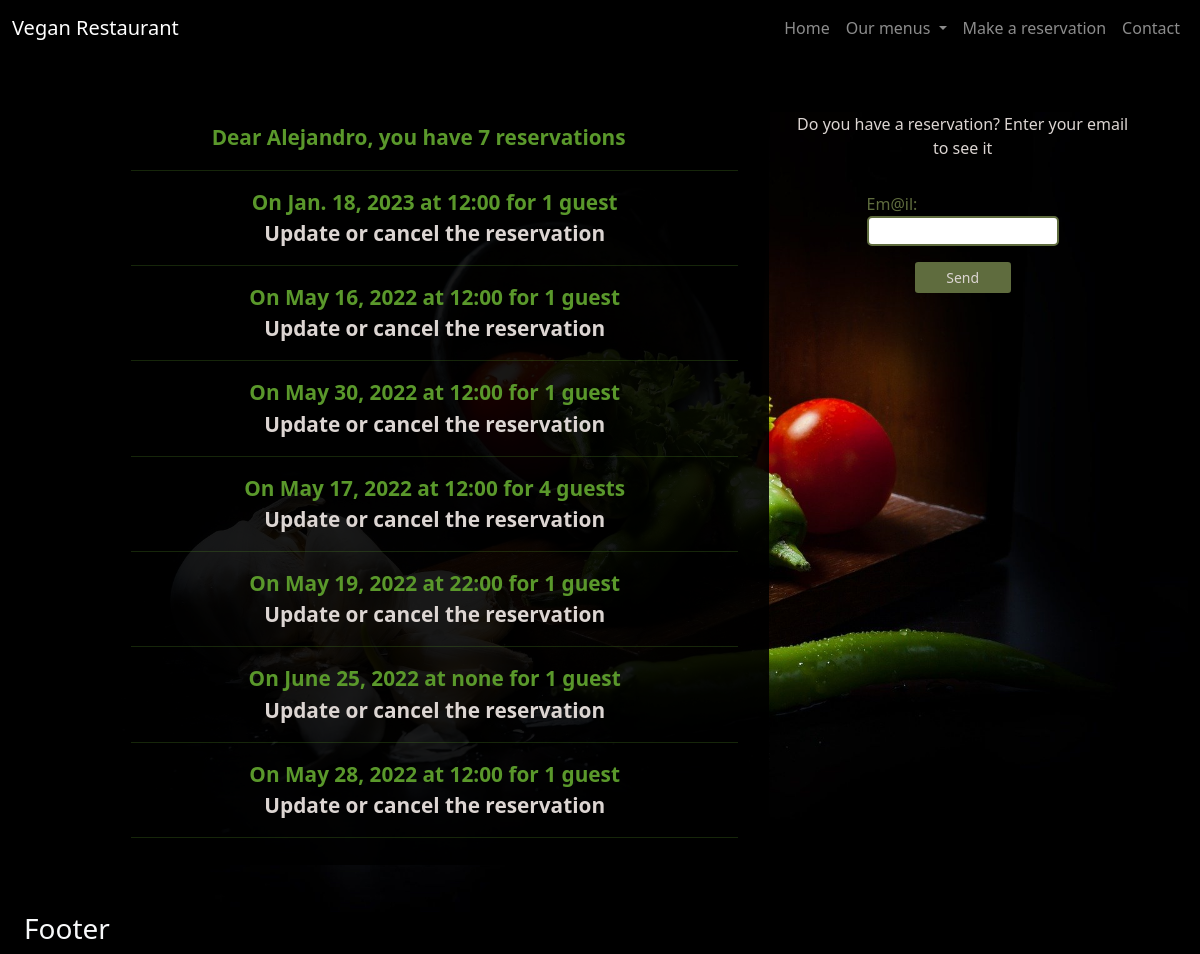
/home/ale.rebal@gmail.com/, run on an earlier commit of the app's database.
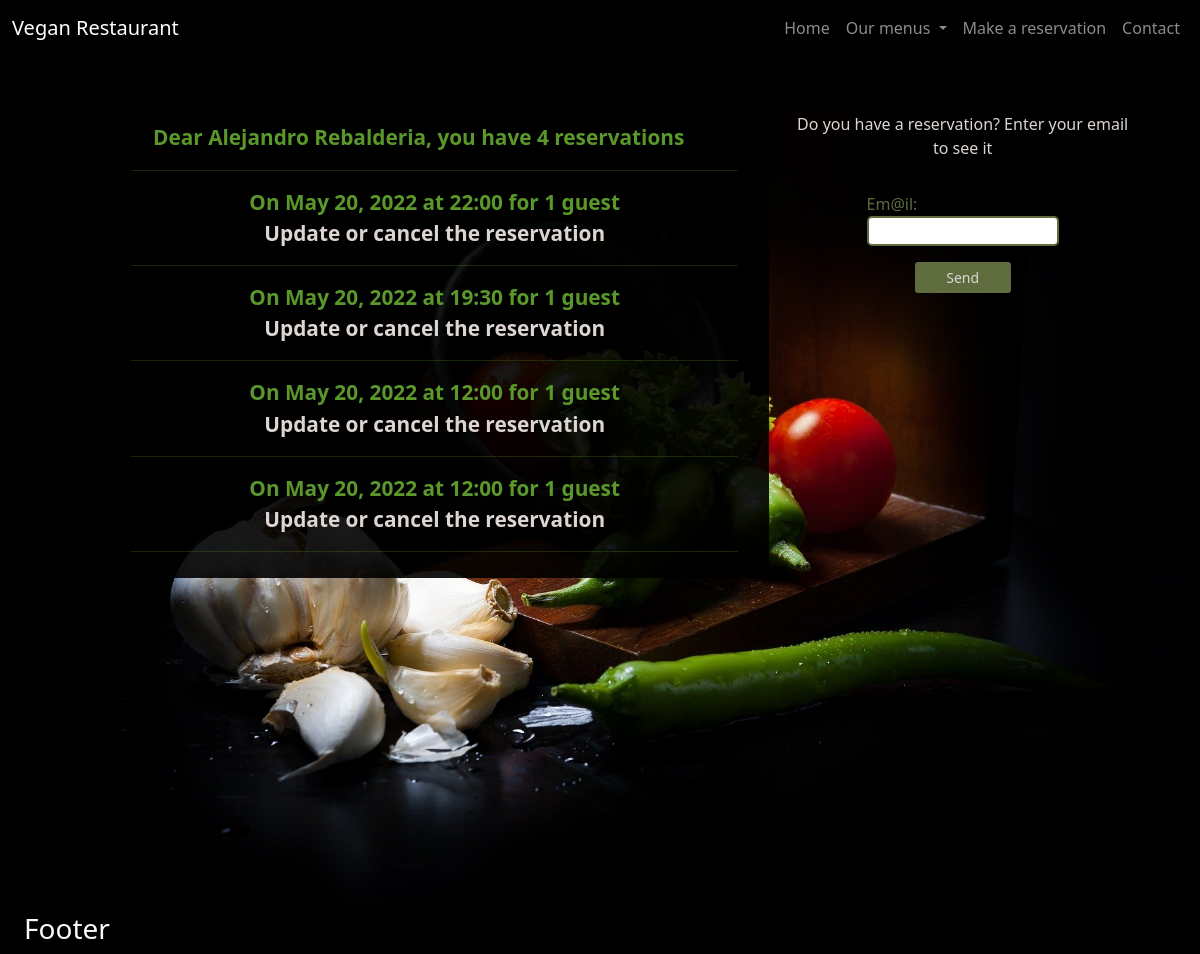
And on a later commit of the database.
### management/models.py (models this page shows, shortened)
class Reservation(models.Model):
    guests = models.PositiveIntegerField(default=1,
                                         validators=[MinValueValidator(1),
                                                     MaxValueValidator(10)])
    time_options = lunch + dinner
    date = models.DateField()
    time = models.CharField(max_length=30,
                            choices=time_options,
                            default='12:00')
    name = models.CharField(max_length=30)
    last_name = models.CharField(max_length=30)
    email = models.EmailField()
    phone = models.CharField(max_length=10, blank=True, null=True)

### management/views.py (the view, shortened to what this page needs)
# urls.py: 2. Add a URL to urlpatterns:  path('', views.home, name='home')
def home(request, user_email=None):
    form = EmailInputForm()
    reservations = Reservation.objects.filter(email=user_email)
    if reservations:
        context = {
                    'reservations': reservations,
                    'form': form,
                    'name': reservations[0].name,
                    'qty': len(reservations),
                }
    else:
        context = {
            'form': form,
        }
    return render(request, 'home.html', context)

### management/forms.py
class EmailInputForm(forms.Form):
    email = forms.EmailField(label='Em@il')

### templates/home.html (shortened to what this page needs)
{% extends 'base.html' %}
{% block content %}
<div class="container-fluid home-container">
    <div class="row reservations-content">
        <div class="col-sm-12 col-md-6 col-lg-8 info text-center">
            {% if reservations %}
            <div class="home-reservations content text-center">
                <p >Dear {{ name }}, you have
                    {% if qty > 1 %}
                    {{ qty }} reservations
                    {% else %}
                    {{ qty }} reservation
                    {% endif %}
                </p>
                <ul>
                    <hr>
                    {% for res in reservations %}
                    <li>On {{res.date}} at {{res.time}} for
                        {% if res.guests > 1 %}
                        {{res.guests}} guests
                        {% else %}
                        {{res.guests}} guest
                        {% endif %}
                    </li>
                    <a href="{% url 'edit_reservation' res.pk None %}">Update or cancel the reservation</a>
                    <hr>
                    {% endfor %}
                </ul>
            </div>
            {% endif %}
        </div>
        <div class="col-sm-12 col-md-6 col-lg-4 email-user">
            <p class="text-center">
                Do you have a reservation? Enter your email to see it
            </p>
            <form method="POST" class="form-input">
                {{ form.as_p }}
                <p>
                    <button class="btn btn-sm custom-btn">
                        Send
                    </button>
                </p>
            </form>
        </div>
    </div>
</div>
{% endblock content %}

### templates/base.html (shortened to what this page needs)
{% load static %}
<!DOCTYPE html>
<html lang="en">
<head>
    <link href="https://cdn.jsdelivr.net/npm/bootstrap@5.0.1/dist/css/bootstrap.min.css" rel="stylesheet"
>
    <link rel="stylesheet" href="{% static 'css/style.css' %}">
</head>
<body>
    <div class="container-fluid">
        <header>
            <nav class="navbar fixed-top navbar-expand-lg navbar-dark custom-navbar">
                <div class="container-fluid">
                  <a class="navbar-brand" href="{% url 'home' %}">Vegan Restaurant</a>
                  <div class="collapse navbar-collapse justify-content-end" id="navbarNavDropdown">
                    <ul class="navbar-nav">
                      <li class="nav-item">
                        <a class="nav-link" aria-current="page" href="{% url 'home' %}">Home</a>
                      </li>
                      <li class="nav-item dropdown">
                        <a class="nav-link dropdown-toggle" href="#" id="navbarDropdownMenuLink" role="button" data-bs-toggle="dropdown" aria-expanded="false">
                          Our menus
                        </a>
                      </li>
                      <li class="nav-item">
                        <a class="nav-link" href="{% url 'reservation_form' %}">Make a reservation</a>
                      </li>
                      <li class="nav-item">
                        <a class="nav-link" href="#">Contact</a>
                      </li>
                    </ul>
                  </div>
                </div>
              </nav>
        </header>
        <main>
            {% block content %}
            {% endblock content %}
        </main>
        <footer>
            <div class="container-fluid text-light">
                <h3>Footer</h3>
            </div>
        </footer>
    </div>
</body>
</html>

### static/css/style.css (style rules this page uses)
:root { --cl-primary: rgb(95, 108, 62); --cl-secondary: rgb(90,152,43); --cl-neutral: rgb(220, 213, 210); --cl-neutral-transparent: rgba(0, 0, 0, 0.9); }
body { background-color: black; overflow-x: hidden; color: var(--cl-neutral) }
a { text-decoration: none; color: var(--cl-neutral); transition: ease-in-out 150ms; }
li { list-style: none; }
main { min-height: 80vh; }
.custom-navbar { background-color: var(--cl-neutral-transparent); }
.home-container { min-height: 100vh; background-image: url('../img/dark-food-1920.jpg'); background-position: center; background-repeat: no-repeat; background-size: cover; }
.reservations-content { margin: 7em 2em; }
.form-input { padding: 0; color: var(--cl-primary); border: none; }
.content { background-color: var(--cl-neutral-transparent); color: var(--cl-secondary); font-weight: 900; font-size: 1.3em; border-radius: 10px; padding: .5em 1.5em; }
form { padding: 2em; margin: 2em; border: 2px solid var(--cl-neutral); border-radius: 10px; border: var(--cl-primary) 2px solid; }
form p { display: flex; flex-direction: column; width: 70%; margin: 0 auto; margin-top: 1em; }
form input, select { border-radius: 5px; border: var(--cl-primary) 2px solid; }
form button { width: 50%; margin: 0 auto; }
.custom-btn { background-color: var(--cl-primary); color: var(--cl-neutral) }

What changed in the data, as far as the page shows it:
removed Reservation: name "Alejandro", date "Jan. 18, 2023", time "12:00", guests "1"
removed Reservation: date "May 16, 2022", time "12:00", guests "1"
removed Reservation: date "May 30, 2022", time "12:00", guests "1"
removed Reservation: date "May 17, 2022", time "12:00", guests "4"
removed Reservation: date "May 19, 2022", time "22:00", guests "1"
removed Reservation: date "June 25, 2022", time "none", guests "1"
removed Reservation: date "May 28, 2022", time "12:00", guests "1"
added Reservation: name "Alejandro Rebalderia", date "May 20, 2022", time "22:00", guests "1"
added Reservation: date "May 20, 2022", time "19:30", guests "1"
added Reservation: date "May 20, 2022", time "12:00", guests "1"
added Reservation: date "May 20, 2022", time "12:00", guests "1"
Also different on the page:
{{ qty }}: "7" → "4"
